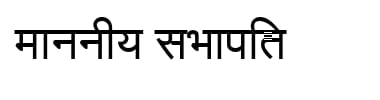
#> input picture images/hindi image.jpeg, 380 x 100 px
$ python -i factors.py   (imports and definitions only)   (older library calls are emulated)
#> lines starting #> are read from the running program, lines starting #| are printed output that depends on the picture; after the words box and inside, x2 and y2 are one past the last pixel; in counts of white or black regions, pixels touching at a corner belong together
#> further down, picture is the input picture: shape (100, 380, 3); min 0, max 255, mean 233.3
"""
OCR Readiness Evaluation Platform
Factor computation engine — all 8 quality factors.

Each function accepts a numpy BGR image (OpenCV format) and returns
a dict with: score (0-100), status, description, details.

Team API integration notes:
  - Vivek  → stroke_width_score, text_density_score
  - Mansi  → blur_score, contrast_score
  - Krish  → matra_continuity_score, zone_integrity_score
  - Yash   → noise_score, resolution_score  (+ integration)
"""

import cv2
import numpy as np
from dataclasses import dataclass
from typing import Dict, Any
from scipy.ndimage import gaussian_filter1d
from scipy.signal import find_peaks


# ──────────────────────────────────────────────
# Helpers
# ──────────────────────────────────────────────

# [8 lines left out: function _classify, not called in this run]


def _clamp(v: float, lo=0.0, hi=100.0) -> float:
    return float(max(lo, min(hi, v)))


# ──────────────────────────────────────────────
# YASH — Noise Score (OCR Calibrated)
# ──────────────────────────────────────────────

def _noise_text_background_mask(gray_u8: np.ndarray) -> np.ndarray:
    """
    Boolean mask of BACKGROUND (non-ink) pixels, for noise measurement only.

    Uses Otsu binarization (ink vs. paper) instead of Canny. Canny fires on
    isolated noise pixels just as readily as on stroke edges, so under
    impulse/salt-and-pepper noise its dilated exclusion mask can swallow
    95%+ of the image -- leaving a measurement made on the quietest handful
    of surviving pixels rather than the actual background. Otsu targets the
    ink/paper bimodal split directly, so it stays stable under that noise.
    """
    h, w = gray_u8.shape
#> h = 100; w = 380
    diag = (h ** 2 + w ** 2) ** 0.5
#> diag = 392.9

    den = cv2.medianBlur(gray_u8, 3)  # only to locate ink; not used for measurement
    _, ink = cv2.threshold(den, 0, 255, cv2.THRESH_BINARY_INV + cv2.THRESH_OTSU)
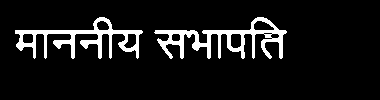
#> ink: shape (100, 380); 8.8% white; 2 white regions, box (x1, y1, x2, y2) and area: (154, 17, 287, 59) 1752, (15, 17, 143, 59) 1578

    k = max(3, int(round(diag * 0.006)) | 1)  # scale-adaptive, odd kernel size
#> k = 3
    kernel = cv2.getStructuringElement(cv2.MORPH_ELLIPSE, (k, k))
#> kernel = [[0, 1, 0], [1, 1, 1], [0, 1, 0]]
    ink = cv2.morphologyEx(ink, cv2.MORPH_CLOSE, kernel)
#> ink: shape (100, 380); 8.8% white; 2 white regions, box (x1, y1, x2, y2) and area: (154, 17, 287, 59) 1774, (15, 17, 143, 59) 1580
    ink_dilated = cv2.dilate(ink, kernel)
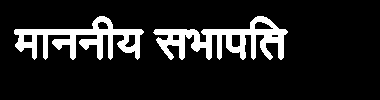
#> ink_dilated: shape (100, 380); 12.7% white; 2 white regions, box (x1, y1, x2, y2) and area: (153, 16, 288, 60) 2530, (14, 16, 144, 60) 2286
    flat = ink_dilated == 0

    frac_bg = flat.mean()
#> frac_bg = 0.873
    ink_mean = gray_u8[ink > 0].mean() if (ink > 0).any() else 0
#> ink_mean = 22.45
    bg_mean = gray_u8[~(ink_dilated > 0)].mean() if (~(ink_dilated > 0)).any() else 255
#> bg_mean = 254.9
    separated = abs(bg_mean - ink_mean) > 15
#> separated = True

    if frac_bg < 0.05 or frac_bg > 0.98 or not separated:
        # Otsu failed to find a stable ink/paper split (near-blank or very
        # dense image) -- fall back to the brightest 40% of pixels as a
        # background proxy rather than trusting a broken segmentation.
        flat = gray_u8 >= np.percentile(gray_u8, 60)
    return flat


def _noise_robust_sigma(residual: np.ndarray) -> float:
    """MAD-based robust std -- resistant to leftover impulse spikes that
    would dominate a plain np.std."""
    if residual.size == 0:
        return 0.0
    med = np.median(residual)
    mad = np.median(np.abs(residual - med))
    return float(1.4826 * mad)


def noise_score(img_bgr: np.ndarray) -> Dict[str, Any]:
    """
    Estimates image noise via two SEPARATE components -- impulse
    (salt-and-pepper) density and continuous (Gaussian/sensor/JPEG-type)
    grain -- rather than a single blended residual std. A single Gaussian-
    residual std cannot represent both regimes: heavy impulse noise
    corrupts a plain std estimate, and it corrupts it more, not less, the
    harder an edge-based mask tries to exclude "busy" areas (see
    _noise_text_background_mask). Measuring them separately and combining
    afterward keeps the score responsive to whichever noise type is
    actually present.

    Method:
      1. Separate background from ink using Otsu, not Canny (stable under
         impulse noise -- see _noise_text_background_mask).
      2. impulse_frac: fraction of background pixels that differ sharply
         from their local median (adaptive threshold, robust to the
         image's own contrast).
      3. gaussian_sigma: robust (MAD-based) sigma of the Gaussian-blur
         residual on background pixels, excluding pixels already flagged
         as impulse spikes so they don't inflate the estimate.
      4. noise_index = gaussian_sigma + 140 * impulse_frac (impulse
         density expressed as an equivalent-sigma contribution).

    Score = clamp(100 * exp(-(noise_index / 22) ** 1.05), 2, 98).
    Calibration: clean images -> noise_index ~0-2 -> 95+;
    moderate noise -> ~10-15 -> 55-75; heavy noise (Gaussian or impulse or
    both) -> ~25-40+ -> under 30.
    """
    if img_bgr is None or img_bgr.size == 0:
        return {
            "factor_name": "noise_score",
            "score": 0,
            "status": "Poor",
            "description": "No image data available.",
            "raw_value": 0,
            "unit": "Noise level"
        }

    if img_bgr.ndim == 3:
        gray = cv2.cvtColor(img_bgr, cv2.COLOR_BGR2GRAY).astype(np.float32)
    else:
        gray = img_bgr.astype(np.float32)
    gray_u8 = np.clip(gray, 0, 255).astype(np.uint8)

    flat_mask = _noise_text_background_mask(gray_u8)
    bg_count = int(flat_mask.sum())
#> bg_count = 33184

    med3 = cv2.medianBlur(gray_u8, 3).astype(np.float32)
    diff = np.abs(gray - med3)
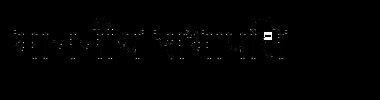
#> diff: shape (100, 380) float32; min 0, max 255, mean 1.4
    diff_bg = diff[flat_mask] if bg_count >= 200 else diff.ravel()

    base_mad = _noise_robust_sigma(diff_bg)
#> in _noise_robust_sigma, `med = np.median(residual)`: med = 0
#> base_mad = 0
    impulse_threshold = max(20.0, 6.0 * max(base_mad, 1e-3))
#> impulse_threshold = 20
    impulse_frac = float(np.mean(diff_bg > impulse_threshold))
#> impulse_frac = 0.000874

    blurred = cv2.GaussianBlur(gray, (5, 5), 0)
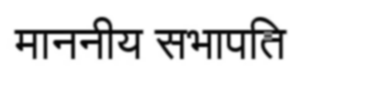
#> blurred: shape (100, 380) float32; min 2.54, max 255, mean 233.3
    residual = gray - blurred
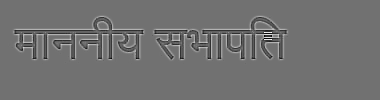
#> residual: shape (100, 380) float32; min -139.2, max 172.8, mean 0; drawn with min black and max white
    residual_bg = residual[flat_mask] if bg_count >= 200 else residual.ravel()
    diff_bg_full = diff[flat_mask] if bg_count >= 200 else diff.ravel()
    clean_bg_residual = residual_bg[diff_bg_full <= impulse_threshold]
    gaussian_sigma = _noise_robust_sigma(
        clean_bg_residual if clean_bg_residual.size >= 50 else residual_bg
    )
#> gaussian_sigma = 0

    noise_index = gaussian_sigma + 140.0 * impulse_frac
#> noise_index = 0.122
    score = 100.0 * float(np.exp(-(noise_index / 22.0) ** 1.05))
#> score = 99.57
    score = _clamp(score, lo=2.0, hi=98.0)
#> score = 98

    return {
        "factor_name": "noise_score",
        "score": round(score, 1),
        "status": _classify(score),
        "description": f"Estimated background noise σ = {noise_index:.2f} "
                       f"(continuous grain σ={gaussian_sigma:.2f}, impulse spikes={impulse_frac * 100:.1f}%). "
                       + ("Low noise — good OCR candidate." if score >= 70
                          else "Moderate noise detected." if score >= 45
                          else "High noise — apply denoising filter."),
        "raw_value": round(noise_index, 3),
        "unit": "σ (composite noise index, background regions only)",
        "gaussian_sigma": round(gaussian_sigma, 3),
        "impulse_frac": round(impulse_frac, 4),
    }


# ──────────────────────────────────────────────
# YASH — Resolution Score
# ──────────────────────────────────────────────

# [104 lines left out: functions resolution_score, blur_score, not called in this run]


# ──────────────────────────────────────────────
# MANSI — Contrast Score (OCR calibrated)
# ──────────────────────────────────────────────
import cv2
import numpy as np
from typing import Dict, Any


def _classify(score: float) -> str:
    if score >= 81:
        return "Excellent"
    elif score >= 61:
        return "Good"
    elif score >= 41:
        return "Average"
    else:
        return "Poor"


# [647 lines left out: functions contrast_score, stroke_width_score, text_density_score, matra_continuity_score, zone_integrity_score, connected_component_stability_score and 1 more, not called in this run]


# ──────────────────────────────────────────────
# Master scorer
# ──────────────────────────────────────────────

WEIGHTS = {
    "noise_score":                       0.12,
    "resolution_score":                  0.12,
    "blur_score":                        0.15,
    "contrast_score":                    0.12,
    "stroke_width_score":                0.08,
    "text_density_score":                0.08,
    "matra_continuity_score":            0.08,
    "zone_integrity_score":              0.05,
    "connected_component_stability_score": 0.10,
    "skew_penalty_score":                0.10,
}

FACTOR_FUNCTIONS = {
    "noise_score":            noise_score,
    "resolution_score":       resolution_score,
    "blur_score":             blur_score,
    "contrast_score":         contrast_score,
    "stroke_width_score":     stroke_width_score,
    "text_density_score":     text_density_score,
    "matra_continuity_score": matra_continuity_score,
    "zone_integrity_score":   zone_integrity_score,
    "connected_component_stability_score": connected_component_stability_score,
    "skew_penalty_score":     skew_penalty_score,
}

DISPLAY_NAMES = {
    "noise_score":            "Noise",
    "resolution_score":       "Resolution",
    "blur_score":             "Blur",
    "contrast_score":         "Contrast",
    "stroke_width_score":     "Stroke Width",
    "text_density_score":     "Text Density",
    "matra_continuity_score": "Matra Continuity",
    "zone_integrity_score":   "Zone Integrity",
    "connected_component_stability_score": "CC Stability",
    "skew_penalty_score":     "Skew Penalty",
}


# [23 lines left out: function run_all_factors, not called in this run]


# ──────────────────────────────────────────────
# Smarter Recommendations Engine
# ──────────────────────────────────────────────

RECOMMENDATIONS_CONFIG = {
    "noise_score": {
        "threshold": 50,
        "raw_name": "background noise σ",
        "units": "",
        "advice_ranges": [
            (20.0, "critically high", "The background noise is extremely severe. Hand-held capture artifacts or scanning dust detected. Try running a strong bilateral filter or scan the document again in better light."),
            (40.0, "moderately high", "Noise levels will probably corrupt punctuation marks and small text characters. We recommend running a median blur filter or Gaussian denoising."),
            (60.0, "noticeable", "Background noise is present. If OCR fails, consider applying a mild denoising filter."),
            (80.0, "mild", "Noise is low and mostly negligible for OCR. Minor optimization is possible but not critical."),
            (100.0, "mostly optimal", "The background is clean and noise is well within safe margins.")
        ],
        "positive": "background is clean and noise-free."
    },
    "resolution_score": {
        "threshold": 50,
        "raw_name": "dimensions",
        "units": " MP",
        "advice_ranges": [
            (20.0, "critically low", "The letter dimensions are too small in pixels (characters are pixelated). Capture the document at a minimum of 300 DPI or use a higher-resolution camera."),
            (40.0, "suboptimal", "Image details are lacking. OCR accuracy might drop on smaller footnotes. Upscale the image or scan closer."),
            (60.0, "acceptable but low", "The image size is barely sufficient. You could crop tighter around the text area to maximize pixel utilization."),
            (80.0, "good", "Resolution is sufficient for standard OCR. Minor details are well resolved."),
            (100.0, "mostly optimal", "Resolution is excellent, capturing character fine details cleanly.")
        ],
        "positive": "image provides generous details and megapixels for high character fidelity."
    },
    "blur_score": {
        "threshold": 50,
        "raw_name": "Laplacian variance",
        "units": "",
        "advice_ranges": [
            (20.0, "heavily blurred", "The document is completely out of focus or suffered from camera shake. Clean the lens and hold the camera steady, or use a scanner."),
            (40.0, "moderately blurred", "Text edges are soft and fuzzy, which will cause character confusion. Apply a sharpening/unsharp mask filter."),
            (60.0, "slightly blurred", "OCR should proceed but might fail on complex strokes or thin characters. Use a sharpening filter."),
            (80.0, "mildly soft", "Slight softness detected. Standard text will recognize fine, but fine prints might require sharpening."),
            (100.0, "mostly optimal", "Text edges are sharp and text transitions are well-defined.")
        ],
        "positive": "text edges are incredibly sharp and well-defined."
    },
    "contrast_score": {
        "threshold": 50,
        "raw_name": "intensity difference",
        "units": "",
        "advice_ranges": [
            (20.0, "critically low", "The text color is faded and nearly identical to the background. Apply local/adaptive binarization or manual thresholding."),
            (40.0, "low", "Text is hard to distinguish. Readability is compromised. Try increasing contrast or adjusting levels."),
            (60.0, "mediocre", "Contrast is acceptable but not optimal. Boost contrast settings slightly."),
            (80.0, "good", "Contrast is strong, text-background thresholding will separate characters well."),
            (100.0, "mostly optimal", "Contrast separation is pristine.")
        ],
        "positive": "text stands out boldly against the background."
    },
    "stroke_width_score": {
        "threshold": 50,
        "raw_name": "stroke-to-height ratio",
        "units": "",
        "advice_ranges": [
            (20.0, "heavily distorted", "Strokes are either extremely thin (< 5% char height) or merged (> 22% char height). OCR characters will bleed. Check the scan DPI setting or binarization threshold."),
            (40.0, "suboptimal", "Text strokes are outside the ideal 10-12% character height range. Adjust the print size or scale of the capture."),
            (60.0, "marginal", "Strokes are marginally thin or thick relative to character height. OCR might suffer minor errors."),
            (80.0, "good", "Strokes are within optimal ratio limits for clean character contours."),
            (100.0, "mostly optimal", "Strokes match standard typographic proportions (~10-12% of character height).")
        ],
        "positive": "character strokes are perfectly proportioned relative to character height."
    },
    "text_density_score": {
        "threshold": 40,
        "raw_name": "text coverage",
        "units": "%",
        "advice_ranges": [
            (20.0, "highly unusual", "The text coverage indicates the image is mostly blank margins or overly packed. Crop tightly around the content block to exclude blank spaces."),
            (40.0, "imbalanced", "Text layout density is slightly off. Check if the region has large blank backgrounds or borders."),
            (60.0, "marginal", "Slight imbalance in text distribution. Consider cropping out empty outer borders."),
            (80.0, "good", "Balanced text distribution across the document surface."),
            (100.0, "mostly optimal", "Optimal text to background ratio.")
        ],
        "positive": "text layout and spacing are perfectly balanced."
    },
    "matra_continuity_score": {
        "threshold": 50,
        "raw_name": "MCS score",
        "units": "",
        "advice_ranges": [
            (20.0, "critically fragmented", "Severe fragmentation of Devanagari shirorekha (headline). Tesseract will missegment words. Ensure the document is clean, flat, and free of creases."),
            (40.0, "compromised", "Shirorekha lines have frequent breaks. The text might be hand-written/cursive or scanned poorly. Apply morphological closing to bridge gaps."),
            (60.0, "minor gaps", "Some matra breaks are present. A clean binarized version of the document will improve alignment."),
            (80.0, "good", "Headline alignment is mostly steady with minor gaps."),
            (100.0, "mostly optimal", "Shirorekha line exhibits near perfect continuity.")
        ],
        "positive": "headlines and upper Devanagari lines are continuous and intact."
    },
    "zone_integrity_score": {
        "threshold": 50,
        "raw_name": "ZIS score",
        "units": "",
        "advice_ranges": [
            (20.0, "critically degraded", "The Devanagari three-zone structure is broken. Modifiers (matras) are clipped or merged with the character bodies. Avoid clipping text boundaries."),
            (40.0, "poorly preserved", "Modifiers are poorly separated from characters. OCR mapping of vowels will fail. Check resolution and thresholding."),
            (60.0, "fair", "Modifiers are mostly separated, but zone transitions are noisy. Use adaptive thresholding to clean zone boundaries."),
            (80.0, "good", "Zone separation is clear. Upper and lower modifiers are easily locatable."),
            (100.0, "mostly optimal", "Zone partitioning is exceptionally clean.")
        ],
        "positive": "upper, middle, and lower text modifier zones are structurally intact and distinct."
    },
    "connected_component_stability_score": {
        "threshold": 50,
        "raw_name": "size CV",
        "units": "",
        "advice_ranges": [
            (20.0, "critically unstable", "Extremely high variance in character component sizes. Likely caused by heavy pepper/speckle noise or fragmented words. Clean small components."),
            (40.0, "unstable", "Inconsistent glyph sizes. Character segmentation will fail. Check for spelling/font variations or scanner artifacts."),
            (60.0, "moderately uniform", "Some size variance is present. Character structure is mostly readable."),
            (80.0, "good", "Glyph sizes are reasonably uniform across the document."),
            (100.0, "mostly optimal", "Component size distribution is exceptionally stable.")
        ],
        "positive": "character sizes are highly uniform, providing clean character boundaries."
    },
    "skew_penalty_score": {
        "threshold": 50,
        "raw_name": "skew angle",
        "units": "°",
        "advice_ranges": [
            (20.0, "severely skewed", "The document has a large rotation. Tesseract cannot segment lines correctly. Rotate/deskew the image before running OCR."),
            (40.0, "moderately tilted", "Some line overlapping may cause OCR line skips. Deskew the image."),
            (60.0, "slightly tilted", "A slight angle is present. Deskewing is recommended for maximum accuracy."),
            (80.0, "well-aligned", "Very minor tilt. Safe for standard OCR engines."),
            (100.0, "mostly optimal", "Text lines are perfectly level.")
        ],
        "positive": "document orientation is perfectly aligned."
    }
}


# [122 lines left out: function generate_recommendations, not called in this run]

>>> import cv2
>>> picture = cv2.imread('images/hindi image.jpeg')
>>> result = noise_score(picture)
#> result = 8 items

$ run again, on images/kumauni.jpeg
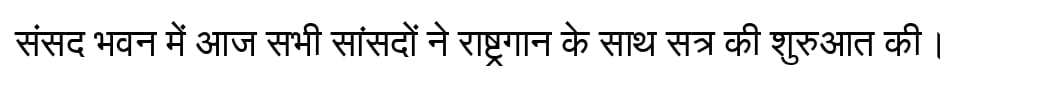
#> input picture images/kumauni.jpeg, 1050 x 100 px
#> picture is the input picture: shape (100, 1050, 3); min 0, max 255, mean 235.6
#> in _noise_text_background_mask, `_, ink = cv2.threshold(den, 0, 255, cv2.THRESH_BINARY_INV + cv2.THRESH..`:
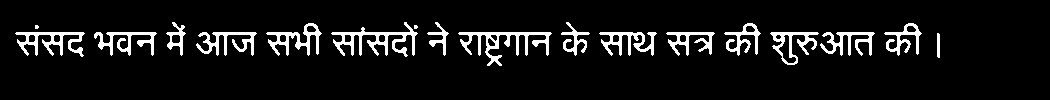
#> ink: shape (100, 1050); 7.9% white; 18 white regions (2 under 20 px), largest, box (x1, y1, x2, y2) and area: (458, 32, 552, 66) 970, (331, 22, 418, 57) 942, (15, 32, 85, 57) 708
#> ink_dilated: shape (100, 1050); 21.3% white; 15 white regions, largest, box (x1, y1, x2, y2) and area: (767, 29, 878, 68) 2964, (455, 29, 555, 69) 2601, (328, 19, 421, 60) 2531
#> frac_bg = 0.787
#> ink_mean = 99.11
#> bg_mean = 255
#> separated = True
#> bg_count = 82635
#> med = 0
#> impulse_threshold = 20
#> impulse_frac = 0
#> in noise_score, `residual = gray - blurred`:
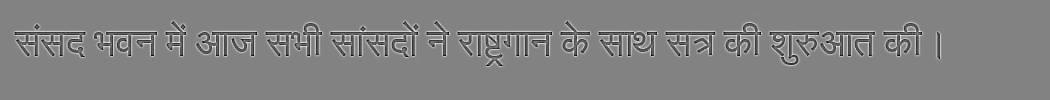
#> residual: shape (100, 1050) float32; min -142.5, max 135.1, mean 0; drawn with min black and max white
#> in noise_score, `score = 100.0 * float(np.exp(-(noise_index / 22.0) ** 1.05))`: score = 100
#> in noise_score, `score = _clamp(score, lo=2.0, hi=98.0)`: score = 98
#> result = 8 items

$ run again, on images/1.png
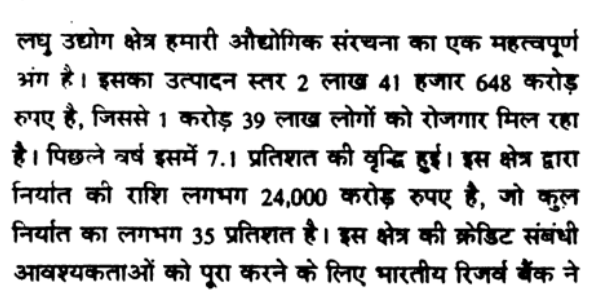
#> input picture images/1.png, 605 x 292 px
#> picture is the input picture: shape (292, 605, 3); min 0, max 255, mean 207
#> in _noise_text_background_mask, `_, ink = cv2.threshold(den, 0, 255, cv2.THRESH_BINARY_INV + cv2.THRESH..`:
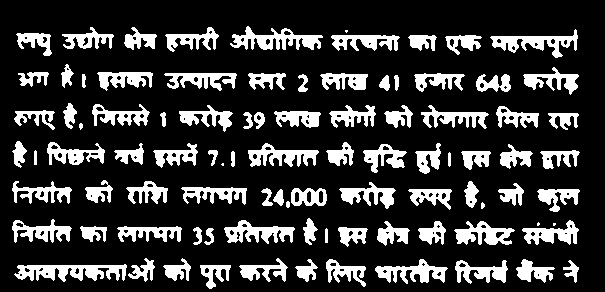
#> ink: shape (292, 605); 20.6% white; 93 white regions (4 under 20 px), largest, box (x1, y1, x2, y2) and area: (14, 264, 127, 282) 1214, (230, 26, 323, 50) 1056, (490, 29, 578, 58) 955
#> ink_dilated: shape (292, 605); 36.7% white; 82 white regions, largest, box (x1, y1, x2, y2) and area: (12, 256, 157, 284) 2589, (228, 24, 325, 52) 1833, (488, 27, 580, 60) 1642
#> frac_bg = 0.633
#> ink_mean = 73.18
#> bg_mean = 254.9
#> separated = True
#> bg_count = 111908
#> med = 0
#> impulse_threshold = 20
#> impulse_frac = 0.000214
#> in noise_score, `residual = gray - blurred`:
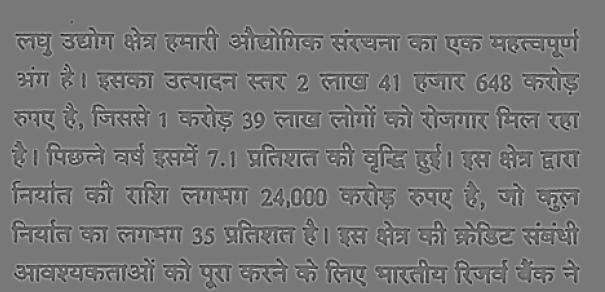
#> residual: shape (292, 605) float32; min -117.2, max 130.6, mean 0; drawn with min black and max white
#> gaussian_sigma = 0
#> noise_index = 0.03
#> in noise_score, `score = 100.0 * float(np.exp(-(noise_index / 22.0) ** 1.05))`: score = 99.9
#> in noise_score, `score = _clamp(score, lo=2.0, hi=98.0)`: score = 98
#> result = 8 items
